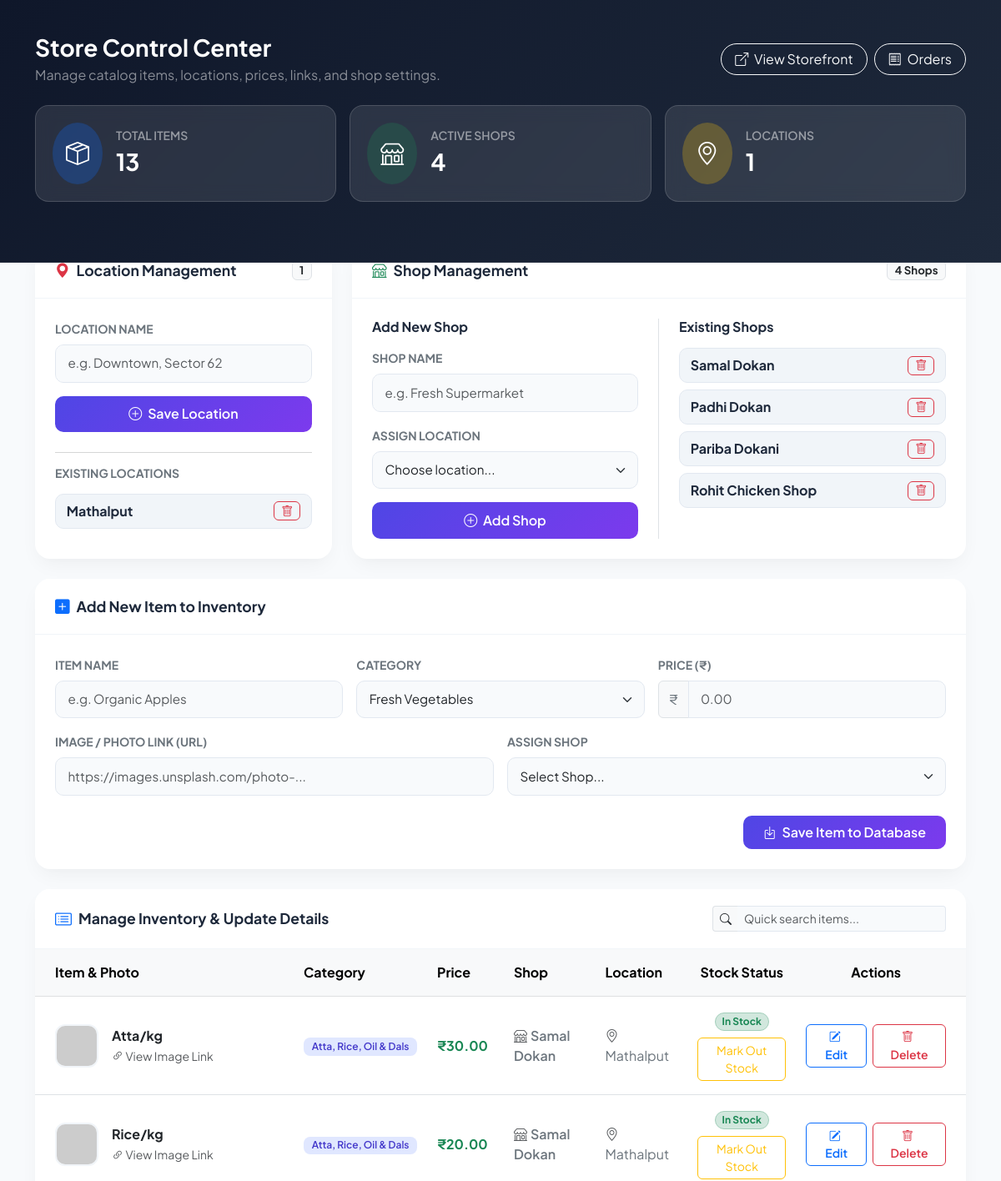
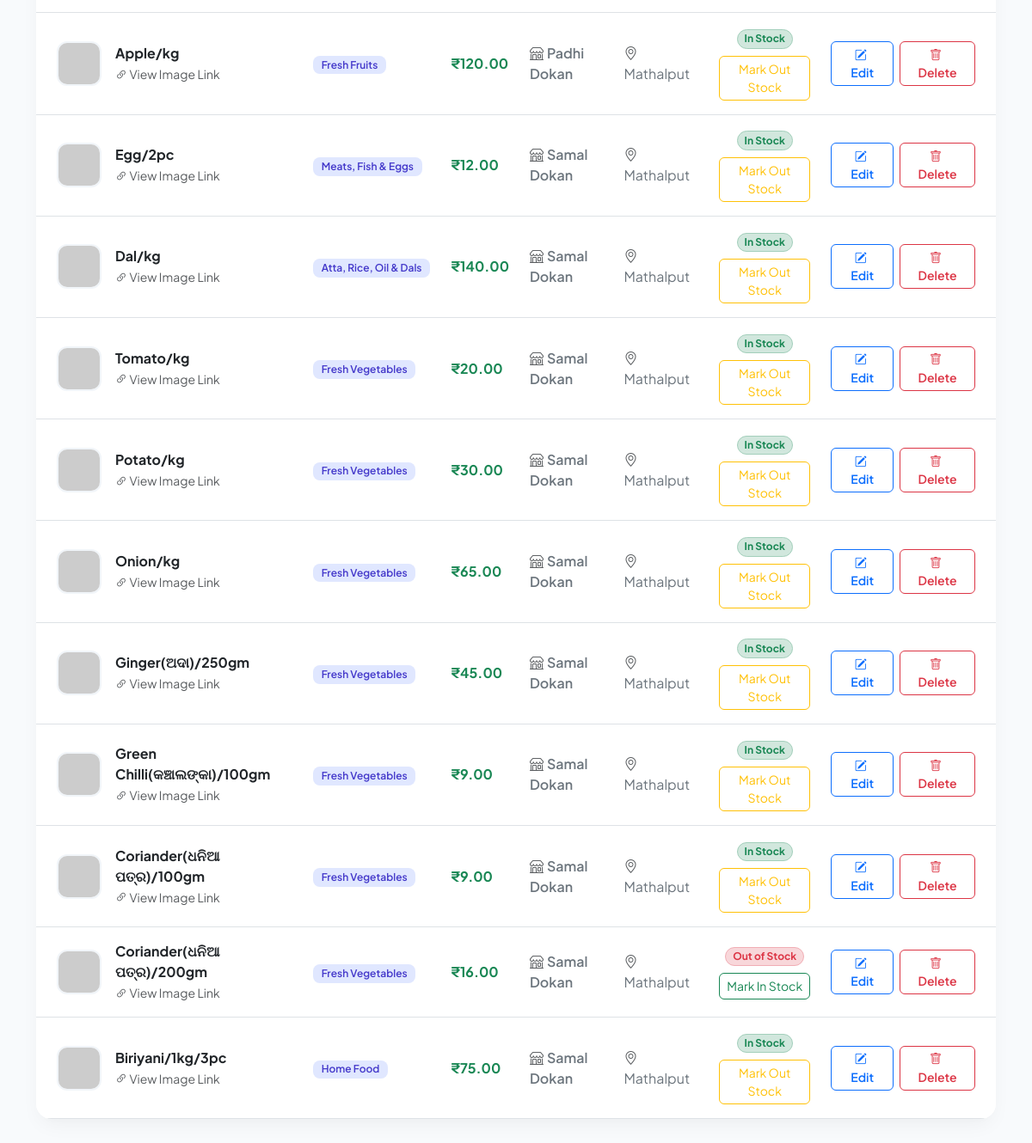
Before: /admin (signed in) with the older database file (2 pictures, top to bottom).
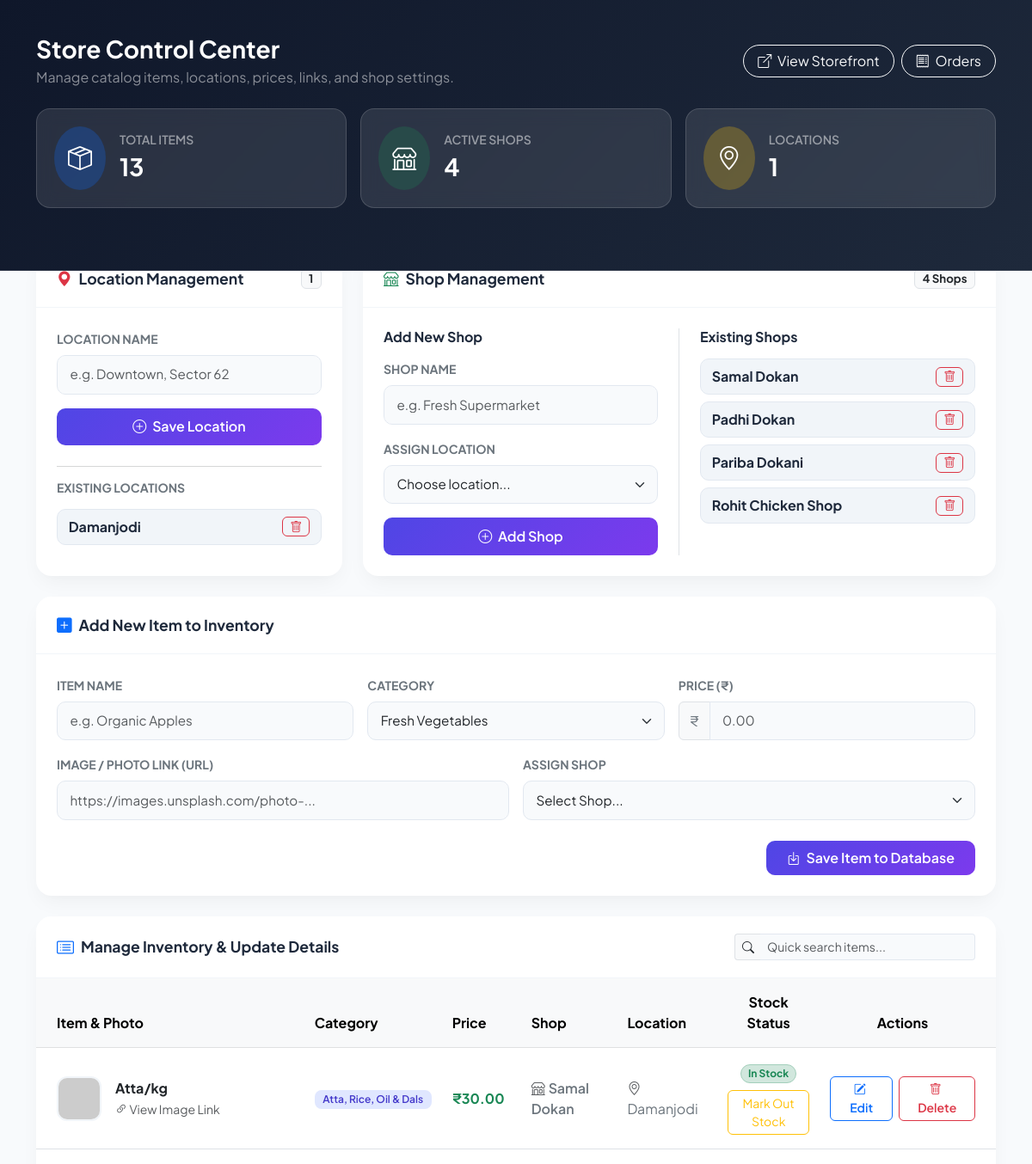
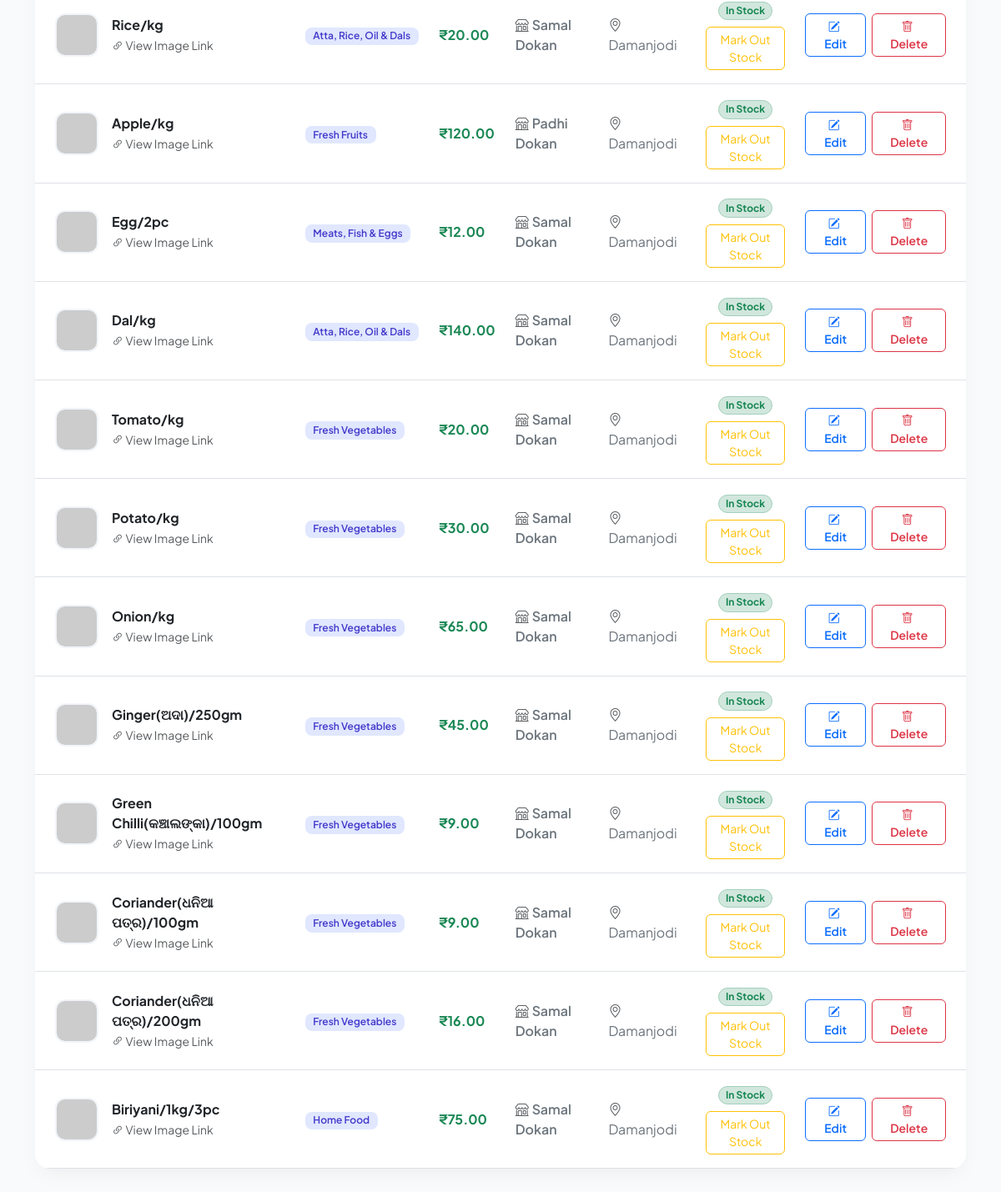
After: the same page with the newer database file (2 pictures, top to bottom).
### tables this page shows
CREATE TABLE locations (
                    id INTEGER PRIMARY KEY AUTOINCREMENT,
                    name TEXT NOT NULL);

CREATE TABLE items (
                    id INTEGER PRIMARY KEY AUTOINCREMENT,
                    name TEXT NOT NULL,
                    category TEXT NOT NULL,
                    price REAL NOT NULL,
                    photo TEXT,
                    shop_id INTEGER, is_out_of_stock INTEGER DEFAULT 0,
                    FOREIGN KEY(shop_id) REFERENCES shops(id));

CREATE TABLE shops (
                    id INTEGER PRIMARY KEY AUTOINCREMENT,
                    name TEXT NOT NULL,
                    location_id INTEGER,
                    FOREIGN KEY(location_id) REFERENCES locations(id));

### app.py (the view, shortened to what this page needs)
@app.route("/admin", methods=["GET", "POST"])
@admin_required
def admin():
    conn = get_db_connection()
    c = conn.cursor()
    c.execute("SELECT * FROM locations")
    locations = c.fetchall()
    c.execute("SELECT * FROM shops")
    shops = c.fetchall()
    c.execute("""
        SELECT
            items.id,
            items.name,
            items.category,
            items.price,
            items.photo,
            shops.name,
            locations.name,
            items.is_out_of_stock
        FROM items
        LEFT JOIN shops ON items.shop_id = shops.id
        LEFT JOIN locations ON shops.location_id = locations.id
    """)
    items = c.fetchall()
    conn.close()
    return render_template(
        "admin.html",
        locations=locations,
        shops=shops,
        items=items
    )

### app.py (called while the page is built)
def get_db_connection():
    conn = sqlite3.connect(DB_NAME)
    conn.execute("PRAGMA foreign_keys = ON")
    return conn

def admin_required(func):
    @wraps(func)
    def wrapper(*args, **kwargs):
        if not session.get("admin_logged_in"):
            return redirect(url_for("login"))
        return func(*args, **kwargs)
    return wrapper

### templates/admin.html (shortened to what the changed rows need)
<!DOCTYPE html>
<html lang="en">
<head>
    <link rel="stylesheet" href="https://cdn.jsdelivr.net/npm/bootstrap@5.3.0/dist/css/bootstrap.min.css">
    <link rel="stylesheet" href="https://cdn.jsdelivr.net/npm/bootstrap-icons@1.11.1/font/bootstrap-icons.css">
</head>
<body>
    <header class="admin-header">
        <div class="container">
            <div class="d-flex justify-content-between align-items-center mb-4">
                <div>
                    <h1 class="h3 fw-bold mb-1">Store Control Center</h1>
                </div>
            </div>
        </div>
    </header>
    <main class="container content-wrapper mb-5">
        <div class="row g-4 mb-4">
            <div class="col-lg-4">
                <div class="custom-card h-100 d-flex flex-column justify-content-between">
                    <div>
                        <div class="card-body p-4">
                            <div style="max-height: 180px; overflow-y: auto;">
                                {% for loc in locations %}
                                    <div class="shop-pill">
                                        <span class="fw-bold fs-6">{{ loc[1] }}</span>
                                        <a href="{{ url_for('delete_location', location_id=loc[0]) }}"
                                           class="btn btn-sm btn-outline-danger py-0 px-2 rounded-2"
                                           onclick="return confirm('Are you sure you want to delete location \'{{ loc[1] }}\'?');">
                                            <i class="bi bi-trash"></i>
                                        </a>
                                    </div>
                                {% else %}
                                    <div class="text-muted small py-2 text-center">No locations created yet.</div>
                                {% endfor %}
                            </div>
                        </div>
                    </div>
                </div>
            </div>
        </div>
        <div class="custom-card">
            <div class="card-body p-0">
                <div class="table-responsive">
                    <table class="table table-hover align-middle mb-0" id="itemsTable">
                        <thead class="table-light text-secondary">
                            <tr>
                                <th class="ps-4">Item &amp; Photo</th>
                                <th>Category</th>
                                <th>Price</th>
                                <th>Shop</th>
                                <th>Location</th>
                                <th class="text-center">Stock Status</th>
                                <th class="text-center pe-4">Actions</th>
                            </tr>
                        </thead>
                        <tbody>
                            {% for item in items %}
                                <tr>
                                    <td class="ps-4">
                                        <div class="d-flex align-items-center gap-3">
                                            {% if item[4] %}
                                                <img src="{{ item[4] }}"
                                                     alt="{{ item[1] }}"
                                                     class="item-img"
                                                     onerror="this.onerror=null; this.src='https://via.placeholder.com/52?text=No+Img';">
                                            {% else %}
                                                <div class="item-img bg-light text-secondary d-flex align-items-center justify-content-center">
                                                    <i class="bi bi-image fs-4"></i>
                                                </div>
                                            {% endif %}
                                            <div>
                                                <div class="fw-bold text-dark">{{ item[1] }}</div>
                                                {% if item[4] %}
                                                    <a href="{{ item[4] }}" target="_blank" class="small text-muted text-decoration-none">
                                                        <i class="bi bi-link-45deg"></i> View Image Link
                                                    </a>
                                                {% endif %}
                                            </div>
                                        </div>
                                    </td>
                                    <td>
                                        <span class="badge badge-category">{{ item[2] }}</span>
                                    </td>
                                    <td>
                                        <span class="fw-bold text-success fs-6">
                                            ₹{{ "%.2f"|format(item[3]|float) if item[3] is number or item[3]|float else item[3] }}
                                        </span>
                                    </td>
                                    <td>
                                        <span class="text-secondary fw-semibold">
                                            <i class="bi bi-shop me-1 text-muted"></i>{{ item[5] }}
                                        </span>
                                    </td>
                                    <td>
                                        <span class="text-secondary">
                                            <i class="bi bi-geo-alt me-1 text-muted"></i>{{ item[6] }}
                                        </span>
                                    </td>
                                    <td class="text-center">
                                        {% if item[7] %}
                                            <span class="badge rounded-pill bg-danger-subtle text-danger border border-danger-subtle">Out of Stock</span>
                                        {% else %}
                                            <span class="badge rounded-pill bg-success-subtle text-success border border-success-subtle">In Stock</span>
                                        {% endif %}
                                        <form method="POST" action="{{ url_for('toggle_stock', item_id=item[0]) }}" class="mt-2">
                                            <button type="submit" class="btn btn-sm {% if item[7] %}btn-outline-success{% else %}btn-outline-warning{% endif %} rounded-2">
                                                {% if item[7] %}Mark In Stock{% else %}Mark Out Stock{% endif %}
                                            </button>
                                        </form>
                                    </td>
                                    <td class="text-center pe-4">
                                        <div class="btn-group gap-2">
                                            <a href="{{ url_for('edit_item', item_id=item[0]) }}"
                                               class="btn btn-sm btn-outline-primary rounded-2 px-3 fw-semibold">
                                                <i class="bi bi-pencil-square me-1"></i> Edit
                                            </a>
                                            <a href="{{ url_for('delete_item', item_id=item[0]) }}"
                                               class="btn btn-sm btn-outline-danger rounded-2 px-3 fw-semibold"
                                               onclick="return confirm('Are you sure you want to delete {{ item[1] }}?');">
                                                <i class="bi bi-trash me-1"></i> Delete
                                            </a>
                                        </div>
                                    </td>
                                </tr>
                            {% endfor %}
                        </tbody>
                    </table>
                </div>
            </div>
        </div>
    </main>
</body>
</html>

Changed rows visible on the page:
changed locations: name "Mathalput" → "Damanjodi"
changed through a linked row, items "Atta/kg": name "Mathalput" → "Damanjodi"
changed through a linked row, items "Rice/kg": name "Mathalput" → "Damanjodi"
changed through a linked row, items "Apple/kg": name "Mathalput" → "Damanjodi"
changed through a linked row, items "Egg/2pc": name "Mathalput" → "Damanjodi"
changed through a linked row, items "Dal/kg": name "Mathalput" → "Damanjodi"
changed through a linked row, items "Tomato/kg": name "Mathalput" → "Damanjodi"
changed through a linked row, items "Potato/kg": name "Mathalput" → "Damanjodi"
changed through a linked row, items "Onion/kg": name "Mathalput" → "Damanjodi"
changed through a linked row, items "Ginger(ଅଦା)/250gm": name "Mathalput" → "Damanjodi"
changed through a linked row, items "Green Chilli(କଞ୍ଚାଲଙ୍କା)/100gm": name "Mathalput" → "Damanjodi"
changed through a linked row, items "Coriander(ଧନିଆ ପତ୍ର)/100gm": name "Mathalput" → "Damanjodi"
changed items "Coriander(ଧନିଆ ପତ୍ର)/200gm": name "Mathalput" → "Damanjodi"; is_out_of_stock "Out of Stock Mark In Stock" → "In Stock Mark Out Stock"
changed through a linked row, items "Biriyani/1kg/3pc": name "Mathalput" → "Damanjodi"
